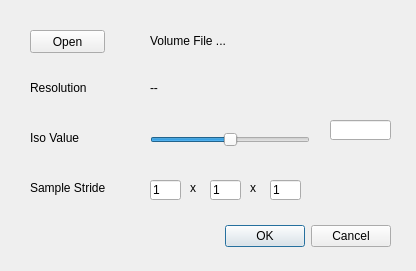
<?xml version="1.0" encoding="UTF-8"?>
<ui version="4.0">
 <class>MCDialog</class>
 <widget class="QDialog" name="MCDialog">
  <property name="geometry">
   <rect>
    <x>0</x>
    <y>0</y>
    <width>416</width>
    <height>271</height>
   </rect>
  </property>
  <property name="sizePolicy">
   <sizepolicy hsizetype="Fixed" vsizetype="Fixed">
    <horstretch>0</horstretch>
    <verstretch>0</verstretch>
   </sizepolicy>
  </property>
  <property name="windowTitle">
   <string>Params</string>
  </property>
  <widget class="QDialogButtonBox" name="buttonBox">
   <property name="geometry">
    <rect>
     <x>220</x>
     <y>220</y>
     <width>171</width>
     <height>32</height>
    </rect>
   </property>
   <property name="orientation">
    <enum>Qt::Horizontal</enum>
   </property>
   <property name="standardButtons">
    <set>QDialogButtonBox::Cancel|QDialogButtonBox::Ok</set>
   </property>
  </widget>
  <widget class="QPushButton" name="fileButton">
   <property name="geometry">
    <rect>
     <x>30</x>
     <y>30</y>
     <width>75</width>
     <height>23</height>
    </rect>
   </property>
   <property name="text">
    <string>Open</string>
   </property>
  </widget>
  <widget class="QLabel" name="fileLabel">
   <property name="geometry">
    <rect>
     <x>150</x>
     <y>20</y>
     <width>241</width>
     <height>41</height>
    </rect>
   </property>
   <property name="text">
    <string>Volume File ...</string>
   </property>
   <property name="wordWrap">
    <bool>true</bool>
   </property>
  </widget>
  <widget class="QLabel" name="isoValueLabel">
   <property name="geometry">
    <rect>
     <x>30</x>
     <y>130</y>
     <width>61</width>
     <height>16</height>
    </rect>
   </property>
   <property name="text">
    <string>Iso Value</string>
   </property>
  </widget>
  <widget class="QSlider" name="isoValueSlider">
   <property name="geometry">
    <rect>
     <x>150</x>
     <y>130</y>
     <width>160</width>
     <height>19</height>
    </rect>
   </property>
   <property name="singleStep">
    <number>1</number>
   </property>
   <property name="value">
    <number>50</number>
   </property>
   <property name="orientation">
    <enum>Qt::Horizontal</enum>
   </property>
  </widget>
  <widget class="QLabel" name="sampleStrideLabel">
   <property name="geometry">
    <rect>
     <x>30</x>
     <y>180</y>
     <width>91</width>
     <height>16</height>
    </rect>
   </property>
   <property name="text">
    <string>Sample Stride</string>
   </property>
  </widget>
  <widget class="QLabel" name="multiLabel1">
   <property name="geometry">
    <rect>
     <x>190</x>
     <y>180</y>
     <width>16</width>
     <height>16</height>
    </rect>
   </property>
   <property name="text">
    <string>x</string>
   </property>
  </widget>
  <widget class="QLabel" name="multiLabel2">
   <property name="geometry">
    <rect>
     <x>250</x>
     <y>180</y>
     <width>16</width>
     <height>16</height>
    </rect>
   </property>
   <property name="text">
    <string>x</string>
   </property>
  </widget>
  <widget class="QLineEdit" name="sampleStrideXLineEdit">
   <property name="geometry">
    <rect>
     <x>150</x>
     <y>180</y>
     <width>31</width>
     <height>20</height>
    </rect>
   </property>
   <property name="text">
    <string>1</string>
   </property>
  </widget>
  <widget class="QLineEdit" name="sampleStrideZLineEdit">
   <property name="geometry">
    <rect>
     <x>270</x>
     <y>180</y>
     <width>31</width>
     <height>20</height>
    </rect>
   </property>
   <property name="text">
    <string>1</string>
   </property>
  </widget>
  <widget class="QLineEdit" name="sampleStrideYLineEdit">
   <property name="geometry">
    <rect>
     <x>210</x>
     <y>180</y>
     <width>31</width>
     <height>20</height>
    </rect>
   </property>
   <property name="text">
    <string>1</string>
   </property>
  </widget>
  <widget class="QLabel" name="resolutionLabel">
   <property name="geometry">
    <rect>
     <x>30</x>
     <y>80</y>
     <width>71</width>
     <height>16</height>
    </rect>
   </property>
   <property name="text">
    <string>Resolution</string>
   </property>
  </widget>
  <widget class="QLabel" name="resValLabel">
   <property name="geometry">
    <rect>
     <x>150</x>
     <y>80</y>
     <width>231</width>
     <height>16</height>
    </rect>
   </property>
   <property name="text">
    <string>--</string>
   </property>
  </widget>
  <widget class="QLineEdit" name="isoValueLineEdit">
   <property name="geometry">
    <rect>
     <x>330</x>
     <y>120</y>
     <width>61</width>
     <height>20</height>
    </rect>
   </property>
  </widget>
 </widget>
 <resources/>
 <connections>
  <connection>
   <sender>buttonBox</sender>
   <signal>accepted()</signal>
   <receiver>MCDialog</receiver>
   <slot>accept()</slot>
   <hints>
    <hint type="sourcelabel">
     <x>248</x>
     <y>254</y>
    </hint>
    <hint type="destinationlabel">
     <x>157</x>
     <y>274</y>
    </hint>
   </hints>
  </connection>
  <connection>
   <sender>buttonBox</sender>
   <signal>rejected()</signal>
   <receiver>MCDialog</receiver>
   <slot>reject()</slot>
   <hints>
    <hint type="sourcelabel">
     <x>316</x>
     <y>260</y>
    </hint>
    <hint type="destinationlabel">
     <x>286</x>
     <y>274</y>
    </hint>
   </hints>
  </connection>
 </connections>
</ui>
